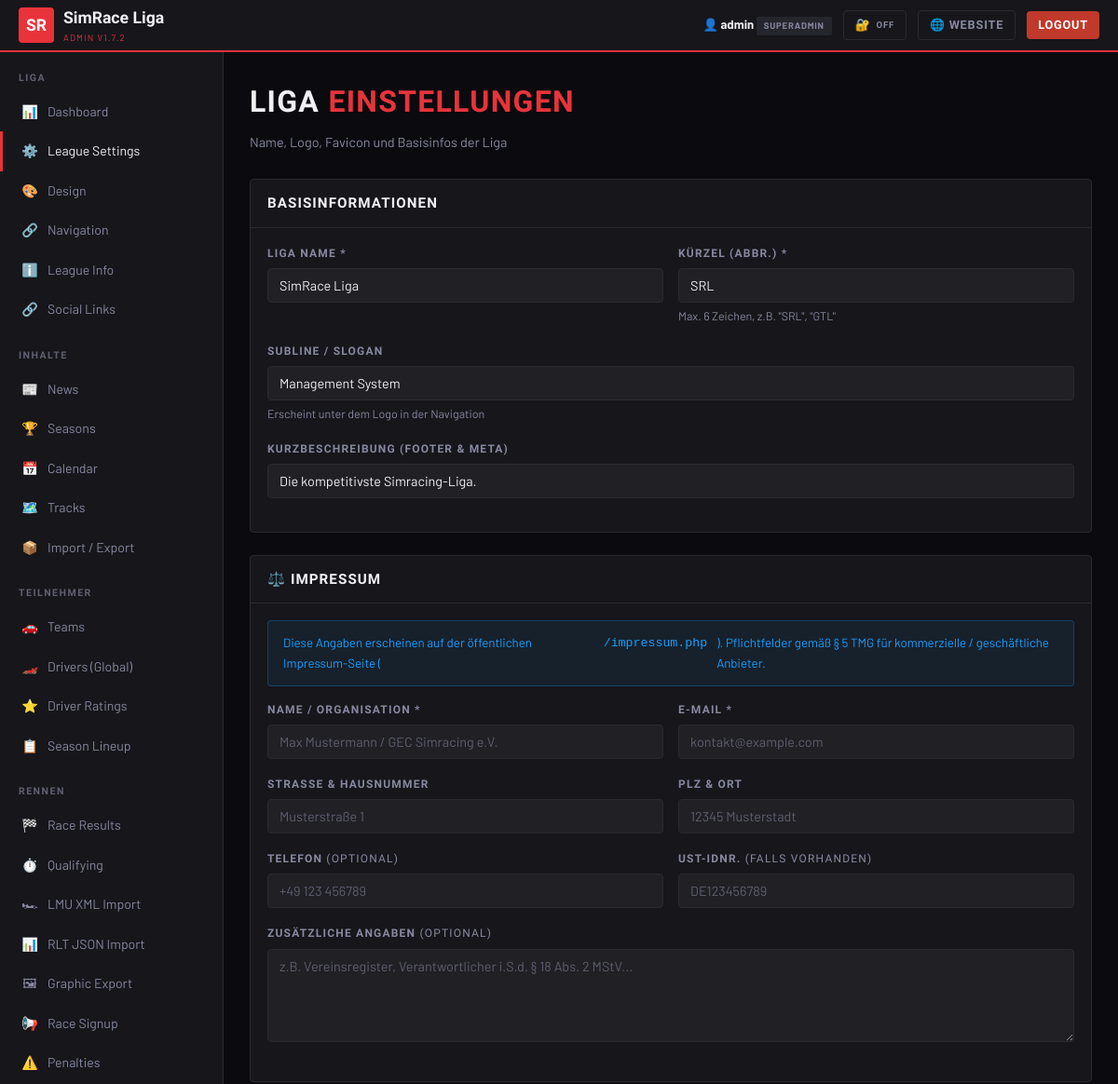
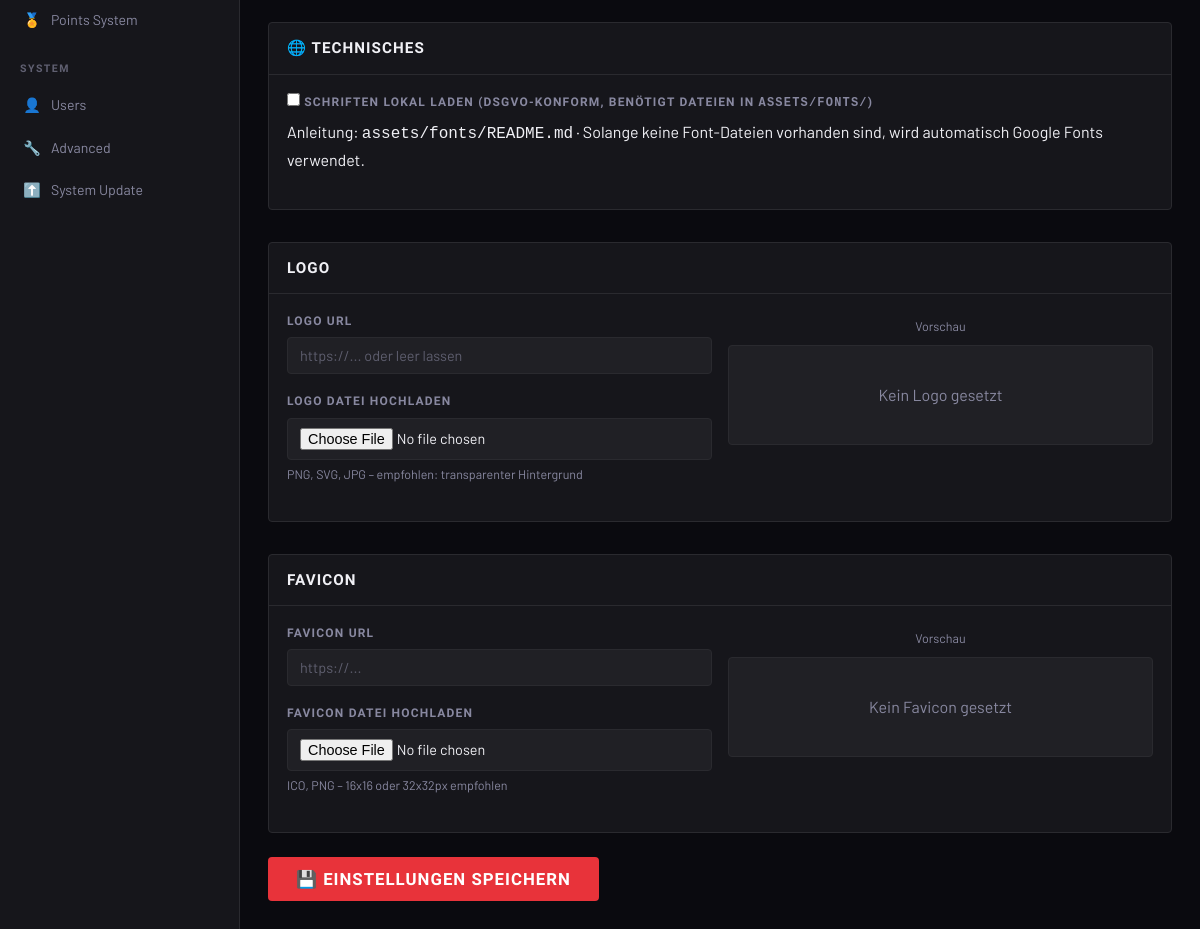
Screenshot of /admin/settings.php (signed in) with the database file from the repository (2 pictures, top to bottom).
### tables this page shows
CREATE TABLE IF NOT EXISTS `settings` (
  `key`        VARCHAR(100) PRIMARY KEY,
  `value`      TEXT,
  `updated_at` TIMESTAMP DEFAULT CURRENT_TIMESTAMP ON UPDATE CURRENT_TIMESTAMP
);

### includes/config.php (called while the page is built, shortened)
<?php
function getDB(): PDO {
    static $pdo = null;
    if ($pdo === null) {
        $dsn = "mysql:host=".DB_HOST.";dbname=".DB_NAME.";charset=".DB_CHARSET;
        try { $pdo = new PDO($dsn, DB_USER, DB_PASS, [PDO::ATTR_ERRMODE=>PDO::ERRMODE_EXCEPTION,PDO::ATTR_DEFAULT_FETCH_MODE=>PDO::FETCH_ASSOC,PDO::ATTR_EMULATE_PREPARES=>false]); }
        catch (PDOException $e) { http_response_code(500); die(json_encode(['error'=>'DB fehler: '.$e->getMessage()])); }
    }
    return $pdo;
}
function getSetting(string $key, string $default=''): string {
    static $cache=[];
    if (!isset($cache[$key])) { $s=getDB()->prepare("SELECT value FROM settings WHERE `key`=?"); $s->execute([$key]); $r=$s->fetch(); $cache[$key]=$r?$r['value']:$default; }
    return $cache[$key];
}
function isLoggedIn(): bool { startSecureSession(); return !empty($_SESSION['admin_id'])&&!empty($_SESSION['admin_user']); }
function h(string $s): string { return htmlspecialchars($s,ENT_QUOTES,'UTF-8'); }
if(getSetting('maintenance_mode','0')==='1'&&!isLoggedIn()&&!str_contains($_SERVER['REQUEST_URI']??'','/admin/')){
    http_response_code(503); die('<!DOCTYPE html><html><head><meta charset="UTF-8"><title>Wartung</title><style>body{background:#0a0a0f;color:#f0f0f5;font-family:sans-serif;display:flex;align-items:center;justify-content:center;height:100vh;margin:0;text-align:center}</style></head><body><div><h1 style="color:#e8333a;font-size:4rem">🔧</h1><h2>Wartungsmodus aktiv</h2><p>Bitte später zurückkommen.</p></div></body></html>');
}

### admin/settings.php (the view, shortened to what this page needs)
<?php
require_once dirname(__DIR__) . '/includes/config.php';
require_once __DIR__ . '/includes/layout.php';
$logo    = getSetting('league_logo');
$favicon = getSetting('league_favicon');
?>
<div class="admin-page-title">Liga <span style="color:var(--primary)">Einstellungen</span></div>
<div class="admin-page-sub">Name, Logo, Favicon und Basisinfos der Liga</div>
<form method="post" enctype="multipart/form-data">
<div class="card mb-3">
  <div class="card-header"><h3>Basisinformationen</h3></div>
  <div class="card-body">
    <div class="form-row cols-2">
      <div class="form-group">
        <label>Liga Name *</label>
        <input type="text" name="league_name" class="form-control" value="<?= h(getSetting('league_name')) ?>" required/>
      </div>
      <div class="form-group">
        <label>Kürzel (Abbr.) *</label>
        <input type="text" name="league_abbr" class="form-control" value="<?= h(getSetting('league_abbr')) ?>" maxlength="6" required/>
        <div class="input-hint">Max. 6 Zeichen, z.B. "SRL", "GTL"</div>
      </div>
    </div>
    <div class="form-group">
      <label>Subline / Slogan</label>
      <input type="text" name="league_sub" class="form-control" value="<?= h(getSetting('league_sub')) ?>" placeholder="Management System"/>
      <div class="input-hint">Erscheint unter dem Logo in der Navigation</div>
    </div>
    <div class="form-group">
      <label>Kurzbeschreibung (Footer & Meta)</label>
      <input type="text" name="league_desc" class="form-control" value="<?= h(getSetting('league_desc')) ?>" placeholder="Die kompetitivste Simracing-Liga..."/>
    </div>
  </div>
</div>
<div class="card mb-3">
  <div class="card-header"><h3>⚖️ Impressum</h3></div>
  <div class="card-body">
    <div class="notice notice-info mb-3" style="font-size:.83rem">
      Diese Angaben erscheinen auf der öffentlichen Impressum-Seite (<code>/impressum.php</code>).
      Pflichtfelder gemäß § 5 TMG für kommerzielle / geschäftliche Anbieter.
    </div>
    <div class="form-row cols-2">
      <div class="form-group">
        <label>Name / Organisation *</label>
        <input type="text" name="imprint_name" class="form-control"
               value="<?= h(getSetting('imprint_name','')) ?>"
               placeholder="Max Mustermann / GEC Simracing e.V."/>
      </div>
      <div class="form-group">
        <label>E-Mail *</label>
        <input type="email" name="imprint_email" class="form-control"
               value="<?= h(getSetting('imprint_email','')) ?>"
               placeholder="kontakt@example.com"/>
      </div>
    </div>
    <div class="form-row cols-2">
      <div class="form-group">
        <label>Straße &amp; Hausnummer</label>
        <input type="text" name="imprint_address" class="form-control"
               value="<?= h(getSetting('imprint_address','')) ?>"
               placeholder="Musterstraße 1"/>
      </div>
      <div class="form-group">
        <label>PLZ &amp; Ort</label>
        <input type="text" name="imprint_city" class="form-control"
               value="<?= h(getSetting('imprint_city','')) ?>"
               placeholder="12345 Musterstadt"/>
      </div>
    </div>
    <div class="form-row cols-2">
      <div class="form-group">
        <label>Telefon <span class="text-muted" style="font-weight:400">(optional)</span></label>
        <input type="text" name="imprint_phone" class="form-control"
               value="<?= h(getSetting('imprint_phone','')) ?>"
               placeholder="+49 123 456789"/>
      </div>
      <div class="form-group">
        <label>USt-IdNr. <span class="text-muted" style="font-weight:400">(falls vorhanden)</span></label>
        <input type="text" name="imprint_ust" class="form-control"
               value="<?= h(getSetting('imprint_ust','')) ?>"
               placeholder="DE123456789"/>
      </div>
    </div>
    <div class="form-group">
      <label>Zusätzliche Angaben <span class="text-muted" style="font-weight:400">(optional)</span></label>
      <textarea name="imprint_extra" class="form-control" rows="3"
                placeholder="z.B. Vereinsregister, Verantwortlicher i.S.d. § 18 Abs. 2 MStV..."><?= h(getSetting('imprint_extra','')) ?></textarea>
    </div>
  </div>
</div>
<div class="card mb-4">
  <div class="card-header"><h3>🌐 Technisches</h3></div>
  <div class="card-body">
    <div class="form-group">
      <label class="checkbox-label">
        <input type="checkbox" name="fonts_local"
               value="1" <?= getSetting('fonts_local','0')==='1'?'checked':'' ?>/>
        Schriften lokal laden (DSGVO-konform, benötigt Dateien in <code>assets/fonts/</code>)
      </label>
      <div class="form-hint">
        Anleitung: <code>assets/fonts/README.md</code> · Solange keine Font-Dateien vorhanden sind,
        wird automatisch Google Fonts verwendet.
      </div>
    </div>
  </div>
</div>
<div class="card mb-4">
  <div class="card-header"><h3>Logo</h3></div>
  <div class="card-body">
    <div class="form-row cols-2">
      <div>
        <div class="form-group">
          <label>Logo URL</label>
          <input type="text" name="league_logo" id="logo-url" class="form-control" value="<?= h($logo) ?>" placeholder="https://... oder leer lassen"/>
        </div>
        <div class="form-group">
          <label>Logo Datei hochladen</label>
          <input type="file" name="logo_file" id="logo-file" accept="image/*" class="form-control" onchange="previewImg(this,'logo-preview')"/>
          <div class="input-hint">PNG, SVG, JPG – empfohlen: transparenter Hintergrund</div>
        </div>
      </div>
      <div style="text-align:center">
        <div class="input-hint mb-1">Vorschau</div>
        <div style="background:var(--bg3);border:1px solid var(--border);border-radius:4px;padding:20px;display:flex;align-items:center;justify-content:center;min-height:100px">
          <?php if ($logo): ?>
          <img id="logo-preview" src="<?= h($logo) ?>" style="max-height:80px;max-width:200px;object-fit:contain"/>
          <?php else: ?>
          <span class="text-muted" id="logo-placeholder">Kein Logo gesetzt</span>
          <?php endif; ?>
        </div>
      </div>
    </div>
  </div>
</div>
<div class="card mb-3">
  <div class="card-header"><h3>Favicon</h3></div>
  <div class="card-body">
    <div class="form-row cols-2">
      <div>
        <div class="form-group">
          <label>Favicon URL</label>
          <input type="text" name="league_favicon" class="form-control" value="<?= h($favicon) ?>" placeholder="https://..."/>
        </div>
        <div class="form-group">
          <label>Favicon Datei hochladen</label>
          <input type="file" name="favicon_file" accept="image/*,.ico" class="form-control" onchange="previewImg(this,'favicon-preview')"/>
          <div class="input-hint">ICO, PNG – 16x16 oder 32x32px empfohlen</div>
        </div>
      </div>
      <div style="text-align:center">
        <div class="input-hint mb-1">Vorschau</div>
        <div style="background:var(--bg3);border:1px solid var(--border);border-radius:4px;padding:20px;display:flex;align-items:center;justify-content:center;min-height:100px">
          <?php if ($favicon): ?>
          <img id="favicon-preview" src="<?= h($favicon) ?>" style="max-height:32px;object-fit:contain"/>
          <?php else: ?>
          <span class="text-muted">Kein Favicon gesetzt</span>
          <?php endif; ?>
        </div>
      </div>
    </div>
  </div>
</div>
<button type="submit" class="btn btn-primary btn-lg">💾 Einstellungen speichern</button>
</form>
<?php require_once __DIR__ . '/includes/layout_end.php'; ?>

### assets/css/main.css (style rules this page uses)
*, *::before, *::after { box-sizing: border-box; margin: 0; padding: 0; }
:root { --primary: #e8333a; --secondary: #f5a623; --tertiary: #1a9fff; --bg: #0a0a0f; --bg2: #12121a; --bg3: #1c1c28; --border: #2a2a3a; --text: #f0f0f5; --text2: #8888a0; --font-display: 'Barlow Condensed', sans-serif; --font-body: 'Barlow', sans-serif; --radius: 4px; --shadow: 0 4px 24px rgba(0,0,0,.5); }
html { scroll-behavior: smooth; }
body { background: var(--bg); color: var(--text); font-family: var(--font-body); font-size: 16px; line-height: 1.6; min-height: 100vh; }
.btn { display: inline-flex; align-items: center; gap: 6px; padding: 8px 18px; border-radius: var(--radius); font-family: var(--font-display); font-size: .9rem; font-weight: 700; letter-spacing: .06em; text-transform: uppercase; border: none; cursor: pointer; text-decoration: none; transition: filter .18s, background .18s, border-color .18s; white-space: nowrap; }
.btn-primary { background: var(--primary); color: #fff; }
.btn-lg { padding: 12px 28px; font-size: 1.05rem; }
.card { background: var(--bg2); border: 1px solid var(--border); border-radius: var(--radius); overflow: hidden; transition: border-color .2s; }
.card-header { padding: 13px 18px; border-bottom: 1px solid var(--border); display: flex; align-items: center; justify-content: space-between; gap: 10px; }
.card-header h3 { font-family: var(--font-display); font-size: .95rem; font-weight: 700; letter-spacing: .07em; text-transform: uppercase; }
.card-body { padding: 18px; }
.text-muted { color: var(--text2); }
.mb-1 { margin-bottom: 8px; }
.mb-3 { margin-bottom: 24px; }
.mb-4 { margin-bottom: 32px; }

### assets/css/admin.css (style rules this page uses)
body.admin-body { background: var(--bg); color: var(--text); font-family: var(--font-body); }
.admin-page-title { font-family: var(--font-display); font-size: 2rem; font-weight: 900; text-transform: uppercase; letter-spacing: .04em; margin-bottom: 6px; }
.admin-page-sub { color: var(--text2); margin-bottom: 28px; font-size: .9rem; }
.form-group { margin-bottom: 18px; }
.form-group label { display: block; font-family: var(--font-display); font-size: .75rem; font-weight: 700; letter-spacing: .1em; text-transform: uppercase; color: var(--text2); margin-bottom: 6px; }
.form-control { width: 100%; background: var(--bg3); border: 1px solid var(--border); border-radius: var(--radius); padding: 9px 12px; color: var(--text); font-family: var(--font-body); font-size: .9rem; transition: border-color .18s; outline: none; }
.form-control::placeholder { color: var(--text2); opacity: .6; }
textarea.form-control { resize: vertical; min-height: 100px; }
.input-hint { font-size: .78rem; color: var(--text2); margin-top: 5px; }
.form-row { display: grid; gap: 16px; }
.form-row.cols-2 { grid-template-columns: repeat(2,1fr); }
.notice { padding: 13px 16px; border-radius: var(--radius); margin-bottom: 16px; font-size: .88rem; display: flex; align-items: flex-start; gap: 10px; }
.notice-info { background: rgba(26,159,255,.08); border: 1px solid rgba(26,159,255,.25); color: var(--tertiary); }

### rows the page displays
settings: league_name "SimRace Liga"
settings: league_abbr "SRL"
settings: league_sub "Management System"
settings: league_desc "Die kompetitivste Simracing-Liga."

### other values shown
mb_substr($s['league_abbr']??'SR',0,2) "SR"
$s['league_name'] "SimRace Liga"
APP_VERSION "1.7.2"
$cu['user'] "admin"
$cu['role'] "SUPERADMIN"
